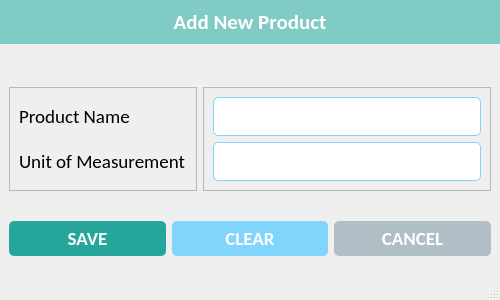
<?xml version="1.0" encoding="UTF-8"?>
<ui version="4.0">
 <class>AddProductWindow</class>
 <widget class="QMainWindow" name="AddProductWindow">
  <property name="geometry">
   <rect>
    <x>0</x>
    <y>0</y>
    <width>500</width>
    <height>300</height>
   </rect>
  </property>
  <property name="minimumSize">
   <size>
    <width>500</width>
    <height>300</height>
   </size>
  </property>
  <property name="maximumSize">
   <size>
    <width>500</width>
    <height>300</height>
   </size>
  </property>
  <property name="windowTitle">
   <string>Add Product</string>
  </property>
  <property name="windowIcon">
   <iconset resource="resources.qrc">
    <normaloff>:/icons/assets/icons/logo.png</normaloff>:/icons/assets/icons/logo.png</iconset>
  </property>
  <property name="iconSize">
   <size>
    <width>32</width>
    <height>32</height>
   </size>
  </property>
  <widget class="QWidget" name="centralwidget">
   <property name="styleSheet">
    <string notr="true">#label_widget {
	background-color: #80cbc4;
}

#label_5 {
	color: #fff;
}

#btn_save {
	background-color: #26a69a;
	border-radius: 5px;
	padding: 5px 0px;
	color: white;
}

#btn_clear {
	background-color: #81d4fa;
	border-radius: 5px;
	padding: 5px 0px;
	color: white;
}

#btn_cancel {
	background-color: #b0bec5;
	border-radius: 5px;
	padding: 5px 0px;
	color: white;
}

QLineEdit {
	border-radius: 5px;
	padding: 5px 5px;
	border: 1px solid #81d4fa;
}</string>
   </property>
   <layout class="QVBoxLayout" name="verticalLayout_4">
    <property name="spacing">
     <number>0</number>
    </property>
    <property name="leftMargin">
     <number>0</number>
    </property>
    <property name="topMargin">
     <number>0</number>
    </property>
    <property name="rightMargin">
     <number>0</number>
    </property>
    <property name="bottomMargin">
     <number>0</number>
    </property>
    <item alignment="Qt::AlignTop">
     <widget class="QWidget" name="label_widget" native="true">
      <layout class="QVBoxLayout" name="verticalLayout_3">
       <item alignment="Qt::AlignTop">
        <widget class="QLabel" name="label_5">
         <property name="font">
          <font>
           <family>Calibri</family>
           <pointsize>16</pointsize>
           <weight>75</weight>
           <bold>true</bold>
          </font>
         </property>
         <property name="text">
          <string>Add New Product</string>
         </property>
         <property name="alignment">
          <set>Qt::AlignCenter</set>
         </property>
        </widget>
       </item>
      </layout>
     </widget>
    </item>
    <item>
     <widget class="QWidget" name="details_widget" native="true">
      <layout class="QHBoxLayout" name="horizontalLayout">
       <item>
        <widget class="QFrame" name="lbl_frame">
         <property name="frameShape">
          <enum>QFrame::StyledPanel</enum>
         </property>
         <property name="frameShadow">
          <enum>QFrame::Raised</enum>
         </property>
         <layout class="QVBoxLayout" name="verticalLayout_2">
          <item>
           <widget class="QLabel" name="lbl_name">
            <property name="font">
             <font>
              <family>Calibri</family>
              <pointsize>14</pointsize>
             </font>
            </property>
            <property name="text">
             <string>Product Name</string>
            </property>
           </widget>
          </item>
          <item>
           <widget class="QLabel" name="lbl_uom">
            <property name="font">
             <font>
              <family>Calibri</family>
              <pointsize>14</pointsize>
             </font>
            </property>
            <property name="text">
             <string>Unit of Measurement</string>
            </property>
           </widget>
          </item>
         </layout>
        </widget>
       </item>
       <item>
        <widget class="QFrame" name="lbl_inputs">
         <property name="frameShape">
          <enum>QFrame::StyledPanel</enum>
         </property>
         <property name="frameShadow">
          <enum>QFrame::Raised</enum>
         </property>
         <layout class="QVBoxLayout" name="verticalLayout">
          <item>
           <widget class="QLineEdit" name="txt_product_name">
            <property name="font">
             <font>
              <family>Calibri</family>
              <pointsize>14</pointsize>
             </font>
            </property>
           </widget>
          </item>
          <item>
           <widget class="QLineEdit" name="txt_uom">
            <property name="font">
             <font>
              <family>Calibri</family>
              <pointsize>14</pointsize>
             </font>
            </property>
           </widget>
          </item>
         </layout>
        </widget>
       </item>
      </layout>
     </widget>
    </item>
    <item>
     <widget class="QWidget" name="bottom_widget" native="true">
      <layout class="QHBoxLayout" name="horizontalLayout_2">
       <item>
        <widget class="QPushButton" name="btn_save">
         <property name="font">
          <font>
           <family>Calibri</family>
           <pointsize>14</pointsize>
           <weight>75</weight>
           <bold>true</bold>
          </font>
         </property>
         <property name="text">
          <string>SAVE</string>
         </property>
         <property name="icon">
          <iconset resource="resources.qrc">
           <normaloff>:/icons/assets/icons/save.png</normaloff>:/icons/assets/icons/save.png</iconset>
         </property>
         <property name="iconSize">
          <size>
           <width>32</width>
           <height>32</height>
          </size>
         </property>
        </widget>
       </item>
       <item>
        <widget class="QPushButton" name="btn_clear">
         <property name="font">
          <font>
           <family>Calibri</family>
           <pointsize>14</pointsize>
           <weight>75</weight>
           <bold>true</bold>
          </font>
         </property>
         <property name="text">
          <string>CLEAR</string>
         </property>
         <property name="icon">
          <iconset resource="resources.qrc">
           <normaloff>:/icons/assets/icons/clear.png</normaloff>:/icons/assets/icons/clear.png</iconset>
         </property>
         <property name="iconSize">
          <size>
           <width>32</width>
           <height>32</height>
          </size>
         </property>
        </widget>
       </item>
       <item>
        <widget class="QPushButton" name="btn_cancel">
         <property name="font">
          <font>
           <family>Calibri</family>
           <pointsize>14</pointsize>
           <weight>75</weight>
           <bold>true</bold>
          </font>
         </property>
         <property name="text">
          <string>CANCEL</string>
         </property>
         <property name="icon">
          <iconset resource="resources.qrc">
           <normaloff>:/icons/assets/icons/close.png</normaloff>:/icons/assets/icons/close.png</iconset>
         </property>
         <property name="iconSize">
          <size>
           <width>32</width>
           <height>32</height>
          </size>
         </property>
        </widget>
       </item>
      </layout>
     </widget>
    </item>
   </layout>
  </widget>
  <widget class="QStatusBar" name="statusbar"/>
 </widget>
 <resources>
  <include location="resources.qrc"/>
 </resources>
 <connections/>
</ui>
